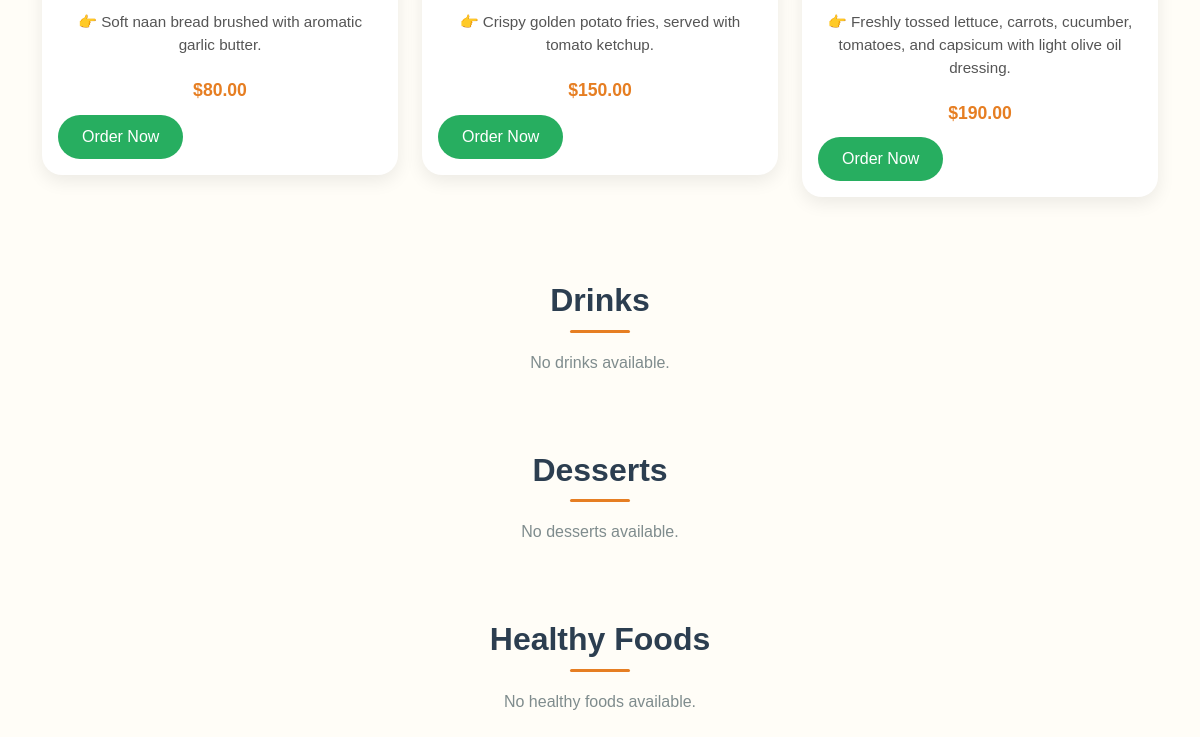
The page /menu/ (lower part) on the database as committed earlier.
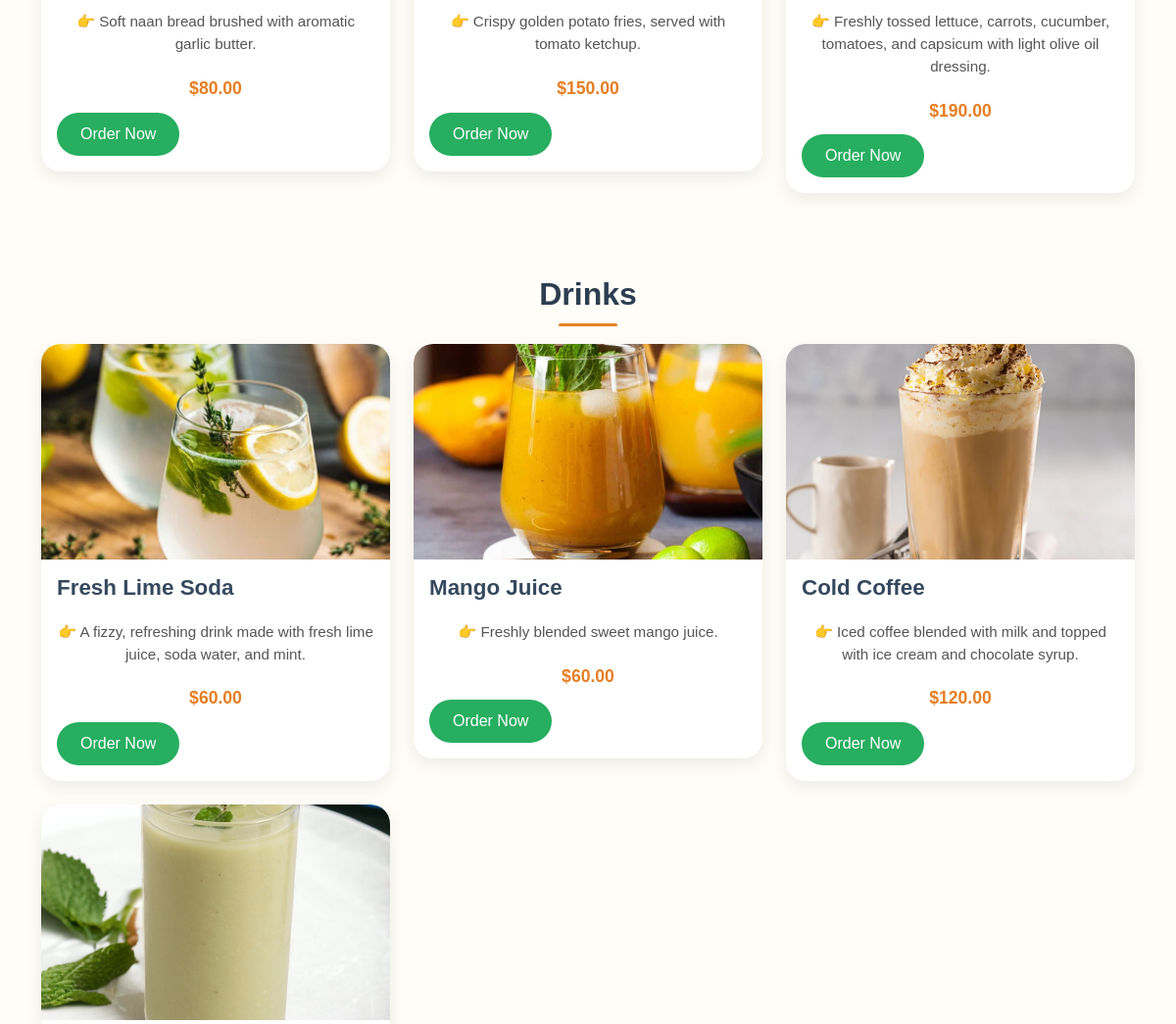
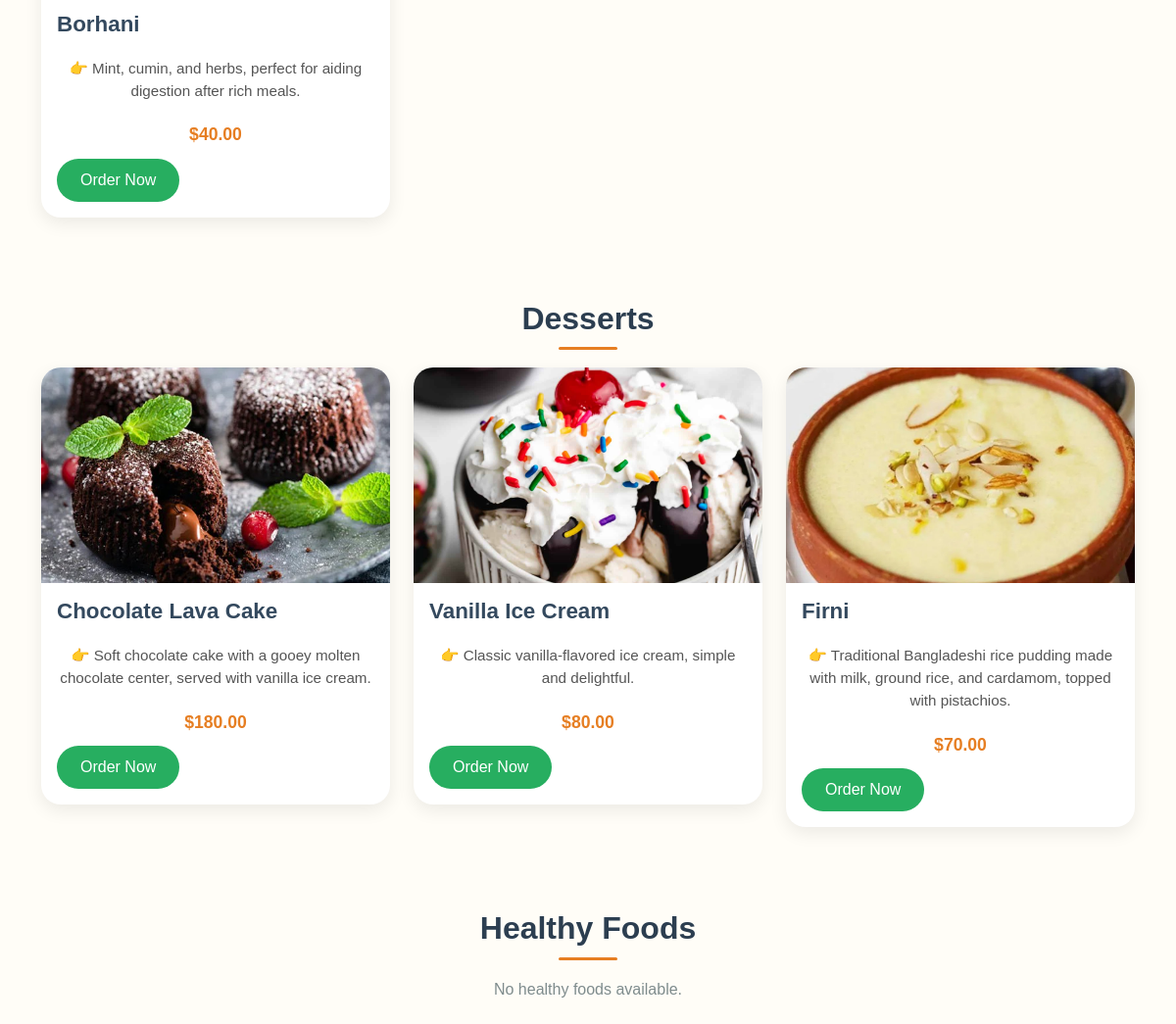
The same page on the database as committed later (2 pictures, top to bottom).
### restaurant/models.py (models this page shows, shortened)
class MenuItem(models.Model):
    CATEGORY_CHOICES = [
        ('🥗 Starters', '🥗 Starters'),
        ('🍛 Main Course', '🍛 Main Course'),
        ('🍝 Noodles & Pasta', '🍝 Noodles & Pasta'),
        ('🍟 Sides', '🍟 Sides'),
        ('🍹 Drinks', '🍹 Drinks'),
        ('🍨 Desserts', '🍨 Desserts'),
        ('Healthy Foods', 'Healthy Foods'),
    ]
    name = models.CharField(max_length=100)
    description = models.TextField()
    price = models.DecimalField(max_digits=6, decimal_places=2)
    image = models.ImageField(upload_to='menu_images/')
    category = models.CharField(max_length=20, choices=CATEGORY_CHOICES, default='🍹 Drinks')

### restaurant/views.py (the view)
# urls.py: path('menu/', views.menu_view, name='menu'),
def menu_view(request):
    starters_items = MenuItem.objects.filter(category='🥗 Starters')
    main_course_items = MenuItem.objects.filter(category='🍛 Main Course')
    noodles_pasta_items = MenuItem.objects.filter(category='🍝 Noodles & Pasta')
    sides_items = MenuItem.objects.filter(category='🍟 Sides')
    drinks_items = MenuItem.objects.filter(category='🍹 Drinks')
    desserts_items = MenuItem.objects.filter(category='🍨 Desserts')
    healthy_foods_items = MenuItem.objects.filter(category='Healthy Foods')
    return render(request, 'menu.html', {
        'starters_items': starters_items,
        'main_course_items': main_course_items,
        'noodles_pasta_items': noodles_pasta_items,
        'sides_items': sides_items,
        'drinks_items': drinks_items,
        'desserts_items': desserts_items,
        'healthy_foods_items': healthy_foods_items
    })

### templates/menu.html (shortened to what this page needs)
<!DOCTYPE html>
<html lang="en">
<head>
    <link href="https://cdn.jsdelivr.net/npm/bootstrap@5.1.3/dist/css/bootstrap.min.css" rel="stylesheet">
    {% load static %}
</head>
<body>
    <div class="container mt-5">
        <div class="row">
            {% for item in sides_items %}
            <div class="col-md-4 mb-4">
                <div class="card">
                    <div class="card-body">
                        <p class="card-text">{{ item.description }}</p>
                        <p class="card-text"><strong>${{ item.price }}</strong></p>
                        <a href="{% url 'order_item' item.id %}" class="btn btn-success">Order Now</a>
                    </div>
                </div>
            </div>
            {% empty %}
            <p>No sides available.</p>
            {% endfor %}
        </div>
        <h3>Drinks</h3>
        <div class="row">
            {% for item in drinks_items %}
            <div class="col-md-4 mb-4">
                <div class="card">
                    <img src="{{ item.image.url }}" class="card-img-top" alt="{{ item.name }}" onerror="this.src='{% static 'img/default-food.jpg' %}'">
                    <div class="card-body">
                        <h5 class="card-title">{{ item.name }}</h5>
                        <p class="card-text">{{ item.description }}</p>
                        <p class="card-text"><strong>${{ item.price }}</strong></p>
                        <a href="{% url 'order_item' item.id %}" class="btn btn-success">Order Now</a>
                    </div>
                </div>
            </div>
            {% empty %}
            <p>No drinks available.</p>
            {% endfor %}
        </div>
        <h3>Desserts</h3>
        <div class="row">
            {% for item in desserts_items %}
            <div class="col-md-4 mb-4">
                <div class="card">
                    <img src="{{ item.image.url }}" class="card-img-top" alt="{{ item.name }}" onerror="this.src='{% static 'img/default-food.jpg' %}'">
                    <div class="card-body">
                        <h5 class="card-title">{{ item.name }}</h5>
                        <p class="card-text">{{ item.description }}</p>
                        <p class="card-text"><strong>${{ item.price }}</strong></p>
                        <a href="{% url 'order_item' item.id %}" class="btn btn-success">Order Now</a>
                    </div>
                </div>
            </div>
            {% empty %}
            <p>No desserts available.</p>
            {% endfor %}
        </div>
        <h3>Healthy Foods</h3>
        <div class="row">
            {% for item in healthy_foods_items %}
            <div class="col-md-4 mb-4">
                <div class="card">
                    <img src="{{ item.image.url }}" class="card-img-top" alt="{{ item.name }}" onerror="this.src='{% static 'img/default-food.jpg' %}'">
                    <div class="card-body">
                        <h5 class="card-title">{{ item.name }}</h5>
                        <p class="card-text">{{ item.description }}</p>
                        <p class="card-text"><strong>${{ item.price }}</strong></p>
                        <a href="{% url 'order_item' item.id %}" class="btn btn-success">Order Now</a>
                    </div>
                </div>
            </div>
            {% empty %}
            <p>No healthy foods available.</p>
            {% endfor %}
        </div>
    </div>
</body>
</html>

Rows that differ between the two databases and show on the page:
added MenuItem: image (picture), name "Fresh Lime Soda", description "👉 A fizzy, refreshing drink made with fresh lime juice, soda water, and mint.", price "60.00", shown under "Drinks"
added MenuItem: image (picture), name "Mango Juice", description "👉 Freshly blended sweet mango juice.", price "60.00", shown under "Drinks"
added MenuItem: image (picture), name "Cold Coffee", description "👉 Iced coffee blended with milk and topped with ice cream and chocolate syrup.", price "120.00", shown under "Drinks"
added MenuItem: image (picture), name "Borhani", description "👉 Mint, cumin, and herbs, perfect for aiding digestion after rich meals.", price "40.00", shown under "Drinks"
added MenuItem: image (picture), name "Chocolate Lava Cake", description "👉 Soft chocolate cake with a gooey molten chocolate center, served with vanilla ice cream.", price "180.00", shown under "Desserts"
added MenuItem: image (picture), name "Vanilla Ice Cream", description "👉 Classic vanilla-flavored ice cream, simple and delightful.", price "80.00", shown under "Desserts"
added MenuItem: image (picture), name "Firni", description "👉 Traditional Bangladeshi rice pudding made with milk, ground rice, and cardamom, topped with pistachios.", price "70.00", shown under "Desserts"
Other text that changed with them:
text no longer shown: "No drinks available. No desserts available."
